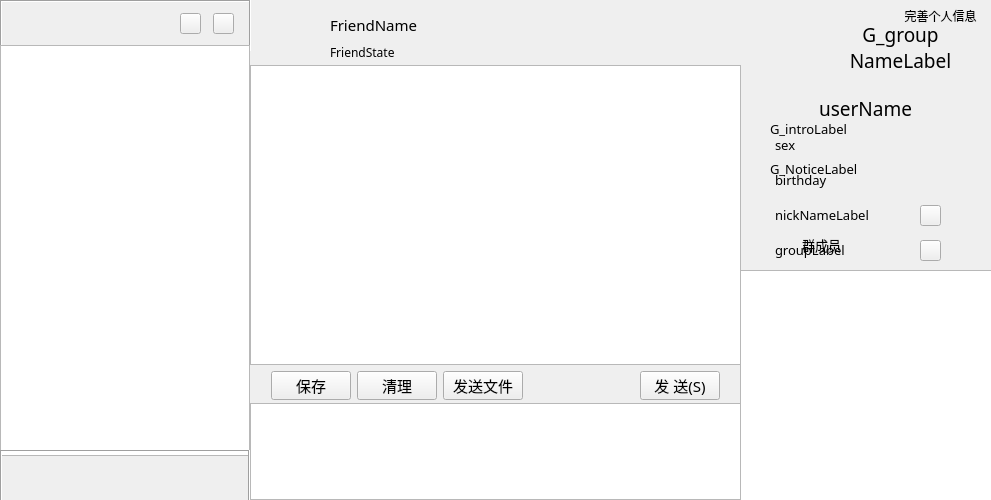
<?xml version="1.0" encoding="UTF-8"?>
<ui version="4.0">
 <class>MainWindow</class>
 <widget class="QMainWindow" name="MainWindow">
  <property name="geometry">
   <rect>
    <x>0</x>
    <y>0</y>
    <width>991</width>
    <height>500</height>
   </rect>
  </property>
  <property name="font">
   <font>
    <family>黑体</family>
    <pointsize>11</pointsize>
   </font>
  </property>
  <property name="windowTitle">
   <string>MainWindow</string>
  </property>
  <widget class="QWidget" name="centralWidget">
   <widget class="QLabel" name="label_2">
    <property name="geometry">
     <rect>
      <x>0</x>
      <y>0</y>
      <width>251</width>
      <height>51</height>
     </rect>
    </property>
    <property name="frameShape">
     <enum>QFrame::Box</enum>
    </property>
    <property name="frameShadow">
     <enum>QFrame::Sunken</enum>
    </property>
    <property name="text">
     <string/>
    </property>
    <property name="pixmap">
     <pixmap>../../微信/img/search.jpg</pixmap>
    </property>
   </widget>
   <widget class="QLabel" name="FriendNameLabel">
    <property name="geometry">
     <rect>
      <x>330</x>
      <y>9</y>
      <width>121</width>
      <height>31</height>
     </rect>
    </property>
    <property name="font">
     <font>
      <family>黑体</family>
      <pointsize>11</pointsize>
     </font>
    </property>
    <property name="autoFillBackground">
     <bool>false</bool>
    </property>
    <property name="frameShape">
     <enum>QFrame::NoFrame</enum>
    </property>
    <property name="frameShadow">
     <enum>QFrame::Plain</enum>
    </property>
    <property name="text">
     <string>FriendName</string>
    </property>
    <property name="alignment">
     <set>Qt::AlignLeading|Qt::AlignLeft|Qt::AlignVCenter</set>
    </property>
   </widget>
   <widget class="QTextBrowser" name="chatTextBrowser">
    <property name="geometry">
     <rect>
      <x>250</x>
      <y>65</y>
      <width>491</width>
      <height>300</height>
     </rect>
    </property>
   </widget>
   <widget class="QTextEdit" name="chatTextEdit">
    <property name="geometry">
     <rect>
      <x>250</x>
      <y>403</y>
      <width>491</width>
      <height>97</height>
     </rect>
    </property>
   </widget>
   <widget class="QListView" name="listView">
    <property name="geometry">
     <rect>
      <x>0</x>
      <y>45</y>
      <width>250</width>
      <height>411</height>
     </rect>
    </property>
   </widget>
   <widget class="QLabel" name="userHead">
    <property name="geometry">
     <rect>
      <x>833</x>
      <y>30</y>
      <width>60</width>
      <height>55</height>
     </rect>
    </property>
    <property name="text">
     <string/>
    </property>
   </widget>
   <widget class="QLabel" name="label">
    <property name="geometry">
     <rect>
      <x>770</x>
      <y>100</y>
      <width>191</width>
      <height>16</height>
     </rect>
    </property>
    <property name="font">
     <font>
      <family>黑体</family>
      <pointsize>14</pointsize>
     </font>
    </property>
    <property name="text">
     <string>userName</string>
    </property>
    <property name="alignment">
     <set>Qt::AlignCenter</set>
    </property>
   </widget>
   <widget class="QLabel" name="HeadTitleBg">
    <property name="geometry">
     <rect>
      <x>740</x>
      <y>1</y>
      <width>255</width>
      <height>500</height>
     </rect>
    </property>
    <property name="text">
     <string/>
    </property>
   </widget>
   <widget class="QLabel" name="birthdayLabel">
    <property name="geometry">
     <rect>
      <x>775</x>
      <y>171</y>
      <width>190</width>
      <height>18</height>
     </rect>
    </property>
    <property name="font">
     <font>
      <pointsize>10</pointsize>
     </font>
    </property>
    <property name="text">
     <string>birthday</string>
    </property>
   </widget>
   <widget class="QLabel" name="EmailLabel">
    <property name="geometry">
     <rect>
      <x>775</x>
      <y>276</y>
      <width>190</width>
      <height>18</height>
     </rect>
    </property>
    <property name="font">
     <font>
      <pointsize>10</pointsize>
     </font>
    </property>
    <property name="text">
     <string>Email@edu.cn</string>
    </property>
   </widget>
   <widget class="QLabel" name="PhoneLabel">
    <property name="geometry">
     <rect>
      <x>775</x>
      <y>311</y>
      <width>190</width>
      <height>18</height>
     </rect>
    </property>
    <property name="font">
     <font>
      <pointsize>10</pointsize>
     </font>
    </property>
    <property name="text">
     <string>+86XXX</string>
    </property>
   </widget>
   <widget class="QLabel" name="sexLabel">
    <property name="geometry">
     <rect>
      <x>775</x>
      <y>136</y>
      <width>190</width>
      <height>18</height>
     </rect>
    </property>
    <property name="font">
     <font>
      <pointsize>10</pointsize>
     </font>
    </property>
    <property name="text">
     <string>sex</string>
    </property>
   </widget>
   <widget class="QLabel" name="label_9">
    <property name="geometry">
     <rect>
      <x>775</x>
      <y>346</y>
      <width>190</width>
      <height>18</height>
     </rect>
    </property>
    <property name="font">
     <font>
      <pointsize>10</pointsize>
     </font>
    </property>
    <property name="text">
     <string>个人简介</string>
    </property>
   </widget>
   <widget class="QLabel" name="introLabel">
    <property name="geometry">
     <rect>
      <x>790</x>
      <y>370</y>
      <width>161</width>
      <height>51</height>
     </rect>
    </property>
    <property name="font">
     <font>
      <pointsize>10</pointsize>
     </font>
    </property>
    <property name="text">
     <string>我是阿巴阿巴阿巴巴巴巴阿巴巴</string>
    </property>
    <property name="alignment">
     <set>Qt::AlignLeading|Qt::AlignLeft|Qt::AlignTop</set>
    </property>
    <property name="wordWrap">
     <bool>true</bool>
    </property>
   </widget>
   <widget class="QLabel" name="StateLabel">
    <property name="geometry">
     <rect>
      <x>330</x>
      <y>42</y>
      <width>121</width>
      <height>21</height>
     </rect>
    </property>
    <property name="font">
     <font>
      <family>黑体</family>
      <pointsize>9</pointsize>
     </font>
    </property>
    <property name="autoFillBackground">
     <bool>false</bool>
    </property>
    <property name="frameShape">
     <enum>QFrame::NoFrame</enum>
    </property>
    <property name="frameShadow">
     <enum>QFrame::Plain</enum>
    </property>
    <property name="text">
     <string>FriendState</string>
    </property>
    <property name="alignment">
     <set>Qt::AlignLeading|Qt::AlignLeft|Qt::AlignVCenter</set>
    </property>
   </widget>
   <widget class="QLabel" name="FriendHead">
    <property name="geometry">
     <rect>
      <x>272</x>
      <y>14</y>
      <width>45</width>
      <height>40</height>
     </rect>
    </property>
    <property name="autoFillBackground">
     <bool>false</bool>
    </property>
    <property name="text">
     <string/>
    </property>
   </widget>
   <widget class="QLabel" name="OriginalBg">
    <property name="geometry">
     <rect>
      <x>250</x>
      <y>0</y>
      <width>491</width>
      <height>500</height>
     </rect>
    </property>
    <property name="font">
     <font>
      <pointsize>10</pointsize>
     </font>
    </property>
    <property name="text">
     <string/>
    </property>
   </widget>
   <widget class="QLabel" name="navLabel">
    <property name="geometry">
     <rect>
      <x>0</x>
      <y>450</y>
      <width>250</width>
      <height>61</height>
     </rect>
    </property>
    <property name="frameShape">
     <enum>QFrame::Box</enum>
    </property>
    <property name="frameShadow">
     <enum>QFrame::Sunken</enum>
    </property>
    <property name="text">
     <string/>
    </property>
    <property name="pixmap">
     <pixmap>../../微信/img/search.jpg</pixmap>
    </property>
   </widget>
   <widget class="QPushButton" name="contactsPushButton">
    <property name="geometry">
     <rect>
      <x>0</x>
      <y>450</y>
      <width>125</width>
      <height>61</height>
     </rect>
    </property>
    <property name="focusPolicy">
     <enum>Qt::StrongFocus</enum>
    </property>
    <property name="contextMenuPolicy">
     <enum>Qt::DefaultContextMenu</enum>
    </property>
    <property name="layoutDirection">
     <enum>Qt::LeftToRight</enum>
    </property>
    <property name="text">
     <string/>
    </property>
    <property name="flat">
     <bool>true</bool>
    </property>
   </widget>
   <widget class="QPushButton" name="groupPushButton">
    <property name="geometry">
     <rect>
      <x>125</x>
      <y>450</y>
      <width>125</width>
      <height>61</height>
     </rect>
    </property>
    <property name="focusPolicy">
     <enum>Qt::StrongFocus</enum>
    </property>
    <property name="contextMenuPolicy">
     <enum>Qt::DefaultContextMenu</enum>
    </property>
    <property name="layoutDirection">
     <enum>Qt::LeftToRight</enum>
    </property>
    <property name="text">
     <string/>
    </property>
    <property name="flat">
     <bool>true</bool>
    </property>
   </widget>
   <widget class="QLabel" name="nickNameLabel">
    <property name="geometry">
     <rect>
      <x>775</x>
      <y>206</y>
      <width>141</width>
      <height>18</height>
     </rect>
    </property>
    <property name="font">
     <font>
      <pointsize>10</pointsize>
     </font>
    </property>
    <property name="text">
     <string>nickNameLabel</string>
    </property>
   </widget>
   <widget class="QLabel" name="groupLabel">
    <property name="geometry">
     <rect>
      <x>775</x>
      <y>241</y>
      <width>141</width>
      <height>18</height>
     </rect>
    </property>
    <property name="font">
     <font>
      <pointsize>10</pointsize>
     </font>
    </property>
    <property name="text">
     <string>groupLabel</string>
    </property>
   </widget>
   <widget class="QLabel" name="G_groupHead">
    <property name="geometry">
     <rect>
      <x>760</x>
      <y>20</y>
      <width>60</width>
      <height>55</height>
     </rect>
    </property>
    <property name="text">
     <string/>
    </property>
   </widget>
   <widget class="QLabel" name="G_groupNameLabel">
    <property name="geometry">
     <rect>
      <x>830</x>
      <y>27</y>
      <width>141</width>
      <height>41</height>
     </rect>
    </property>
    <property name="font">
     <font>
      <family>黑体</family>
      <pointsize>14</pointsize>
     </font>
    </property>
    <property name="text">
     <string>G_group NameLabel</string>
    </property>
    <property name="alignment">
     <set>Qt::AlignCenter</set>
    </property>
    <property name="wordWrap">
     <bool>true</bool>
    </property>
   </widget>
   <widget class="QLabel" name="G_introLabel">
    <property name="geometry">
     <rect>
      <x>770</x>
      <y>120</y>
      <width>190</width>
      <height>18</height>
     </rect>
    </property>
    <property name="font">
     <font>
      <pointsize>10</pointsize>
     </font>
    </property>
    <property name="text">
     <string>G_introLabel</string>
    </property>
   </widget>
   <widget class="QLabel" name="G_NoticeLabel">
    <property name="geometry">
     <rect>
      <x>770</x>
      <y>160</y>
      <width>190</width>
      <height>18</height>
     </rect>
    </property>
    <property name="font">
     <font>
      <pointsize>10</pointsize>
     </font>
    </property>
    <property name="text">
     <string>G_NoticeLabel</string>
    </property>
   </widget>
   <widget class="QLabel" name="G_menberTitleLabel">
    <property name="geometry">
     <rect>
      <x>802</x>
      <y>236</y>
      <width>81</width>
      <height>18</height>
     </rect>
    </property>
    <property name="font">
     <font>
      <pointsize>10</pointsize>
     </font>
    </property>
    <property name="text">
     <string>群成员</string>
    </property>
   </widget>
   <widget class="QListView" name="G_listView">
    <property name="geometry">
     <rect>
      <x>740</x>
      <y>270</y>
      <width>261</width>
      <height>231</height>
     </rect>
    </property>
    <property name="lineWidth">
     <number>0</number>
    </property>
   </widget>
   <widget class="QPushButton" name="perfectInfoPushButton">
    <property name="geometry">
     <rect>
      <x>880</x>
      <y>0</y>
      <width>121</width>
      <height>31</height>
     </rect>
    </property>
    <property name="font">
     <font>
      <pointsize>9</pointsize>
     </font>
    </property>
    <property name="text">
     <string>完善个人信息</string>
    </property>
    <property name="autoDefault">
     <bool>true</bool>
    </property>
    <property name="flat">
     <bool>true</bool>
    </property>
   </widget>
   <widget class="QWidget" name="widget" native="true">
    <property name="geometry">
     <rect>
      <x>260</x>
      <y>360</y>
      <width>471</width>
      <height>51</height>
     </rect>
    </property>
    <property name="font">
     <font>
      <pointsize>9</pointsize>
     </font>
    </property>
    <layout class="QHBoxLayout" name="horizontalLayout">
     <item>
      <widget class="QPushButton" name="historySave">
       <property name="font">
        <font>
         <family>黑体</family>
         <pointsize>11</pointsize>
        </font>
       </property>
       <property name="text">
        <string>保存</string>
       </property>
       <property name="iconSize">
        <size>
         <width>16</width>
         <height>16</height>
        </size>
       </property>
      </widget>
     </item>
     <item>
      <widget class="QPushButton" name="clearHistory">
       <property name="font">
        <font>
         <family>黑体</family>
         <pointsize>11</pointsize>
        </font>
       </property>
       <property name="text">
        <string>清理</string>
       </property>
       <property name="iconSize">
        <size>
         <width>16</width>
         <height>16</height>
        </size>
       </property>
      </widget>
     </item>
     <item>
      <widget class="QPushButton" name="transPushButton">
       <property name="font">
        <font>
         <family>黑体</family>
         <pointsize>11</pointsize>
        </font>
       </property>
       <property name="text">
        <string>发送文件</string>
       </property>
       <property name="iconSize">
        <size>
         <width>16</width>
         <height>16</height>
        </size>
       </property>
      </widget>
     </item>
     <item>
      <spacer name="horizontalSpacer">
       <property name="orientation">
        <enum>Qt::Horizontal</enum>
       </property>
       <property name="sizeHint" stdset="0">
        <size>
         <width>40</width>
         <height>20</height>
        </size>
       </property>
      </spacer>
     </item>
     <item>
      <widget class="QPushButton" name="sendPushButton">
       <property name="font">
        <font>
         <family>黑体</family>
         <pointsize>11</pointsize>
        </font>
       </property>
       <property name="text">
        <string>发 送(S)</string>
       </property>
      </widget>
     </item>
    </layout>
   </widget>
   <widget class="QLabel" name="MyHead">
    <property name="geometry">
     <rect>
      <x>10</x>
      <y>10</y>
      <width>34</width>
      <height>30</height>
     </rect>
    </property>
    <property name="text">
     <string/>
    </property>
   </widget>
   <widget class="QLabel" name="bg">
    <property name="geometry">
     <rect>
      <x>0</x>
      <y>0</y>
      <width>751</width>
      <height>421</height>
     </rect>
    </property>
    <property name="text">
     <string/>
    </property>
   </widget>
   <widget class="QPushButton" name="addPushButton">
    <property name="geometry">
     <rect>
      <x>213</x>
      <y>13</y>
      <width>21</width>
      <height>21</height>
     </rect>
    </property>
    <property name="text">
     <string/>
    </property>
   </widget>
   <widget class="QPushButton" name="noticePushButton">
    <property name="geometry">
     <rect>
      <x>180</x>
      <y>13</y>
      <width>21</width>
      <height>21</height>
     </rect>
    </property>
    <property name="text">
     <string/>
    </property>
   </widget>
   <widget class="QPushButton" name="nickCPushButton">
    <property name="geometry">
     <rect>
      <x>920</x>
      <y>205</y>
      <width>21</width>
      <height>21</height>
     </rect>
    </property>
    <property name="text">
     <string/>
    </property>
   </widget>
   <widget class="QPushButton" name="groupCPushButton">
    <property name="geometry">
     <rect>
      <x>920</x>
      <y>240</y>
      <width>21</width>
      <height>21</height>
     </rect>
    </property>
    <property name="text">
     <string/>
    </property>
   </widget>
   <zorder>bg</zorder>
   <zorder>HeadTitleBg</zorder>
   <zorder>widget</zorder>
   <zorder>chatTextEdit</zorder>
   <zorder>label_2</zorder>
   <zorder>FriendNameLabel</zorder>
   <zorder>chatTextBrowser</zorder>
   <zorder>listView</zorder>
   <zorder>userHead</zorder>
   <zorder>label</zorder>
   <zorder>birthdayLabel</zorder>
   <zorder>EmailLabel</zorder>
   <zorder>PhoneLabel</zorder>
   <zorder>sexLabel</zorder>
   <zorder>label_9</zorder>
   <zorder>introLabel</zorder>
   <zorder>StateLabel</zorder>
   <zorder>FriendHead</zorder>
   <zorder>navLabel</zorder>
   <zorder>contactsPushButton</zorder>
   <zorder>groupPushButton</zorder>
   <zorder>nickNameLabel</zorder>
   <zorder>groupLabel</zorder>
   <zorder>G_groupHead</zorder>
   <zorder>G_groupNameLabel</zorder>
   <zorder>G_introLabel</zorder>
   <zorder>G_NoticeLabel</zorder>
   <zorder>G_menberTitleLabel</zorder>
   <zorder>G_listView</zorder>
   <zorder>perfectInfoPushButton</zorder>
   <zorder>MyHead</zorder>
   <zorder>OriginalBg</zorder>
   <zorder>addPushButton</zorder>
   <zorder>noticePushButton</zorder>
   <zorder>nickCPushButton</zorder>
   <zorder>groupCPushButton</zorder>
  </widget>
 </widget>
 <layoutdefault spacing="6" margin="11"/>
 <resources/>
 <connections/>
</ui>
